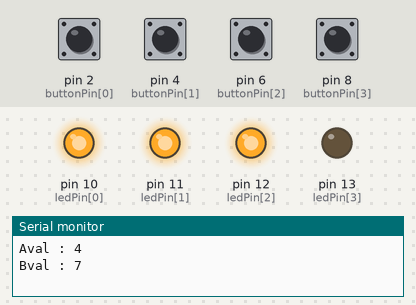
This sketch was run on a simulated Arduino Uno, built with avr-gcc and run on an emulated ATmega328P. Parts: output pins drawn as LEDs (lit = HIGH), the last lines printed to the serial monitor. Inputs (shaded band) come from the test bench; at power-on: pin 2 (buttonPin[0]), pin 4 (buttonPin[1]), pin 6 (buttonPin[2]), pin 8 (buttonPin[3]) HIGH.

Above: at 1.2 s.
1.3 s: pin 2 (buttonPin[0]) pulled LOW for 0.15 s
At 1.42 s:
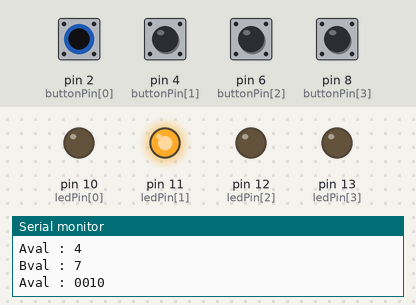
2.9 s: pin 4 (buttonPin[1]) pulled LOW for 0.15 s
At 3.5 s:
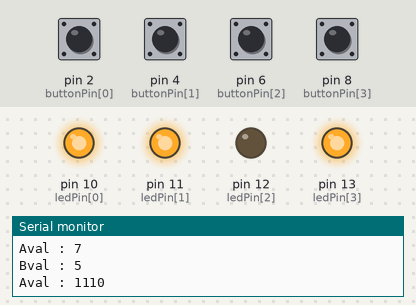
4.6 s: pin 6 (buttonPin[2]) pulled LOW for 0.15 s
At 4.72 s:
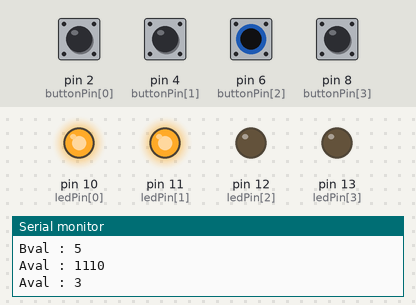
6.3 s: pin 8 (buttonPin[3]) pulled LOW for 0.15 s
At 7.2 s:
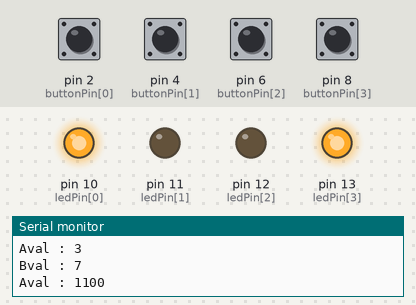
8.0 s: pin 2 (buttonPin[0]) pulled LOW for 1 s
At 8.8 s:
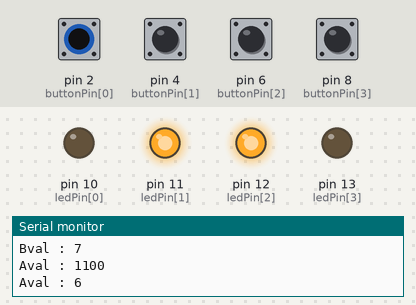
10.5 s: pin 8 (buttonPin[3]) pulled LOW for 1 s
At 12.9 s:
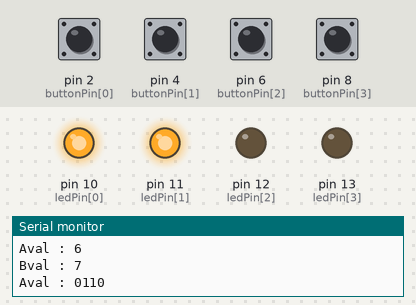
Timing chart, 0 to 14.0 s (numbered marks = the images above; inputs shaded):
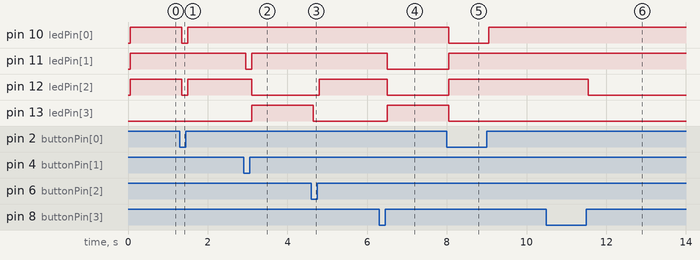

Measured:
- after the input at 1.3 s, pin 10 (ledPin[0]), pin 12 (ledPin[2]): HIGH → LOW after 0.05 s, → HIGH 0.15 s later
- after the input at 2.9 s, pin 11 (ledPin[1]): HIGH → LOW after 0.05 s, → HIGH 0.15 s later; pin 12 (ledPin[2]): HIGH → LOW after 0.20 s; pin 13 (ledPin[3]): LOW → HIGH after 0.20 s
- after the input at 4.6 s, pin 12 (ledPin[2]): LOW → HIGH after 0.20 s; pin 13 (ledPin[3]): HIGH → LOW after 0.05 s
- after the input at 6.3 s, pin 11 (ledPin[1]), pin 12 (ledPin[2]): HIGH → LOW after 0.20 s; pin 13 (ledPin[3]): LOW → HIGH after 0.20 s
- after the input at 8.0 s, pin 10 (ledPin[0]): HIGH → LOW after 0.05 s, → HIGH 1.0 s later; pin 11 (ledPin[1]), pin 12 (ledPin[2]): LOW → HIGH after 0.05 s; pin 13 (ledPin[3]): HIGH → LOW after 0.05 s
- after the input at 10.5 s, pin 12 (ledPin[2]): HIGH → LOW after 1.1 s

The sketch:

sketch_nov24a.ino
```cpp
const int buttonPin[4] = {2, 4, 6, 8};
const int ledPin[4] = {10, 11, 12, 13};

int reading[4];
int buttonState[4];
int lastButtonState[4] = {LOW, LOW, LOW, LOW};
unsigned long lastDebounceTime[4] = {0, 0, 0, 0};
unsigned long debounceDelay = 50;

int pressed = 0;
int savestate = 0;
int Aval[4] = {0, 0, 0, 0};
int Bval[3] = {0, 0, 0};
int t_value[2] = {0, 0};
int Alast[4];
int circular = 0;

void debounce(int i) {
  reading[i] = digitalRead(buttonPin[i]);
  if (reading[i] != lastButtonState[i]) {
    lastDebounceTime[i] = millis();
  }
  if ((millis() - lastDebounceTime[i]) > debounceDelay) {
    if (reading[i] != buttonState[i]) {
      buttonState[i] = reading[i];
      if (savestate == 0) {
        if (buttonState[0] == HIGH) {
          Aval[0] = 1;
        }
        else if (buttonState[0] == LOW) {
          Aval[0] = 0;
        }
        if (buttonState[1] == HIGH) {
          Aval[1] = 1;
        }
        else if (buttonState[1] == LOW) {
          Aval[1] = 0;
        }
        if (buttonState[2] == HIGH) {
          Aval[2] = 1;
        }
        else if (buttonState[2] == LOW) {
          Aval[2] = 0;
        }
      }
      else if (savestate == 1) {
        if (buttonState[0] == HIGH) {
          Bval[0] = 1;
        }
        else if (buttonState[0] == LOW) {
          Bval[0] = 0;
        }
        if (buttonState[1] == HIGH) {
          Bval[1] = 1;
        }
        else if (buttonState[1] == LOW) {
          Bval[1] = 0;
        }
        if (buttonState[2] == HIGH) {
          Bval[2] = 1;
        }
        else if (buttonState[2] == LOW) {
          Bval[2] = 0;
        }
      }
      if (buttonState[3] == HIGH) {
        pressed = 1;
      }
    }
  }
}

void ledControl(int n) {
  if (t_value[n] >= 8) {
    digitalWrite(ledPin[3], HIGH);
    t_value[n] = t_value[n] - 8;
  }
  if (t_value[n] >= 4) {
    digitalWrite(ledPin[2], HIGH);
    t_value[n] = t_value[n] - 4;
  }
  if (t_value[n] >= 2) {
    digitalWrite(ledPin[1], HIGH);
    t_value[n] = t_value[n] - 2;
  }
  if (t_value[n] >= 1) {
    digitalWrite(ledPin[0], HIGH);
    t_value[n] = t_value[n] - 1;
  }
}

void resetVal() {
  for (int i = 0; i < 4; i++) {
    Aval[i] = 0;
    Bval[i] = 0;
    Alast[i] = 0;
  }
}

void setup() {
  Serial.begin(9600);
  for (int i = 0; i < 4; i++) {
    pinMode(buttonPin[i], INPUT_PULLUP);
    pinMode(ledPin[i], OUTPUT);
    digitalWrite(ledPin[i], LOW);
  }
}

void loop() {
  if (pressed == 1 && savestate == 0) {
    t_value[0] = (Aval[2] * 4) + (Aval[1] * 2) + (Aval[0] * 1);
    savestate = 1;
    pressed = 0;
    Serial.print("Aval : ");
    Serial.println(t_value[0]);
    for (int i = 0; i < 4; i++) {
      digitalWrite(ledPin[i], LOW);
    }
  }
  if (pressed == 1 && savestate == 1) {
    t_value[1] = (Bval[2] * 4) + (Bval[1] * 2) + (Bval[0] * 1);
    savestate = 2;
    pressed = 0;
    Serial.print("Bval : ");
    Serial.println(t_value[1]);
    for (int i = 0; i < 4; i++) {
      digitalWrite(ledPin[i], LOW);
    }
  }
  if (pressed == 1 && savestate == 2) {
    circular = 1;
    savestate = 0;
    pressed = 0;
    for (int i = 0; i < 4; i++) {
      digitalWrite(ledPin[i], LOW);
    }
  }
  if (savestate == 1) {
    ledControl(0);
  }
  if (savestate == 2) {
    ledControl(1);
  }

  if (circular == 1) {
    for (int k = 0; k <= t_value[1]; k++) {
      for (int i = 0; i < 4; i++) {
        Alast[i] = Aval[i];
      }
      for (int i = 0; i < 4; i++) {
        if (i == 0)
          Aval[0] = Alast[1];
        if (i == 1)
          Aval[1] = Alast[2];
        if (i == 2)
          Aval[2] = Alast[3];
        if (i == 3)
          Aval[3] = Alast[0];
      }
    }
    Serial.print("Aval : ");
    Serial.print(Aval[3]);
    Serial.print(Aval[0]);
    Serial.print(Aval[1]);
    Serial.println(Aval[2]);
    digitalWrite(ledPin[3], Aval[3]);
    digitalWrite(ledPin[0], Aval[0]);
    digitalWrite(ledPin[1], Aval[1]);
    digitalWrite(ledPin[2], Aval[2]);
    resetVal();
    circular = 0;
  }

  for (int i = 0; i < 4; i++) {
    debounce(i);
    lastButtonState[i] = reading[i];
  }
}
```
